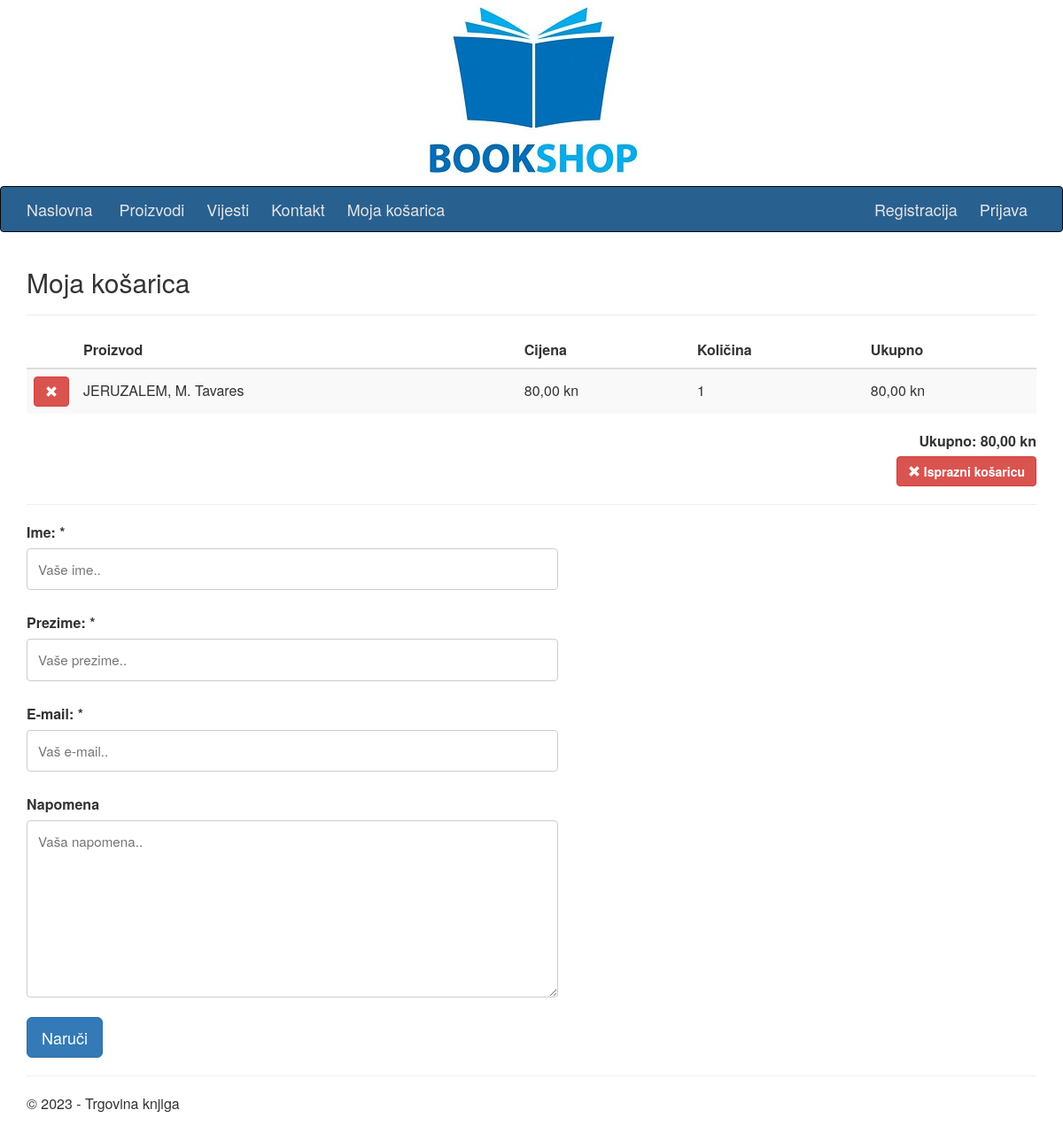
The app's page /index.php?pg=10&act=2&id=3 with its own data.
### tables this page shows
CREATE TABLE products (
  id int NOT NULL AUTO_INCREMENT,
  title varchar(255) NOT NULL,
  price numeric(10,2) not null,
  description text NOT NULL,
  img varchar(255),
  active enum('Y','N') NOT NULL,
  creator_id int,
  created_at DATETIME NOT NULL DEFAULT CURRENT_TIMESTAMP,
  updated_at DATETIME NOT NULL DEFAULT CURRENT_TIMESTAMP ON UPDATE CURRENT_TIMESTAMP,
  
  FOREIGN KEY (creator_id)
  REFERENCES users(id)
  ON DELETE SET NULL,
  
  PRIMARY KEY (id)
);

### kosarica.php (the view, shortened to what this page needs)
<?php
$act = 1;
if(isset($_GET['act'])) { $act = $_GET['act']; }
?>
<h2><?php print $title ?></h2>
<?php
$brojproizvoda = 0;
if (isset($_SESSION['kosarica']))
{
	$kosaricasession = explode(";", $_SESSION['kosarica']);
	$brojproizvoda = count($kosaricasession);
	if ($brojproizvoda - 1 > 0)
	{
		$brojproizvoda = 0;
		foreach ($kosaricasession as $proizvodi)
		{
			if ($proizvodi!="")
			{
				$proizvod = explode("|", $proizvodi);
				$query  = "SELECT * FROM products";
				$query .= " WHERE active='Y' and id=" . $proizvod[0];
				$result = @mysqli_query($MySQL, $query);
				$rowcount = mysqli_num_rows($result);
				if ($rowcount > 0)
				{
					$brojproizvoda = $brojproizvoda + 1;
				}
			}
		}
		if ($brojproizvoda > 0)
		{
?>
<hr />
	<table class="table table-striped">
        <thead>
          <tr>
            <th scope="col" style="width:50px"></th>
            <th scope="col">Proizvod</th>
            <th scope="col">Cijena</th>
			<th scope="col">Količina</th>
            <th scope="col">Ukupno</th>
          </tr>
        </thead>
        <tbody>
<?php
			$products_pricetotal = 0;
			foreach ($kosaricasession as $proizvodi)
			{
				if ($proizvodi!="")
				{
					$proizvod = explode("|", $proizvodi);
					$query  = "SELECT * FROM products";
					$query .= " WHERE active='Y' and id=" . $proizvod[0];
					$result = @mysqli_query($MySQL, $query);
					$row = @mysqli_fetch_array($result);
					$rowcount = mysqli_num_rows($result);
					if ($rowcount > 0)
					{
						$products_title = $row['title'];
						$products_price = number_format($row['price'], 2, ',', ' ');
						$products_pricetotal = $products_pricetotal + ($row['price']*$proizvod[1]);
						$products_pricesubtotal = number_format($row['price']*$proizvod[1], 2, ',', ' ');
?>
          <tr>
            <td>
              <a onclick="return obrisi();" href="index.php?pg=<?php print $pg ?>&act=4&id=<?php print $proizvod[0] ?>"><button type="button" class="btn btn-danger"><span class="glyphicon glyphicon-remove"></span></button></a>
            </td>
			<td><?php print $products_title ?></td>
            <td><?php print $products_price ?> kn</td>
            <td><?php print $proizvod[1] ?></td>
            <td><?php print $products_pricesubtotal ?> kn</td>
          </tr>
<?php
					}
				}
			}
?>
        </tbody>
      </table>
	  <div style="text-align:right;font-weight:bold;margin-bottom:5px">Ukupno: <?php print number_format($products_pricetotal, 2, ',', ' '); ?> kn</div>
	  <div class="basket" style="text-align:right"><a href="index.php?pg=10&act=3" class="btn btn-danger"><span class="glyphicon glyphicon-remove"></span> Isprazni košaricu</a></div>
<?php
		}
		else
		{
			$msginfo =  "Vaša košarica je prazna!";
		}
	}
	else
	{
		$msginfo =  "Vaša košarica je prazna!";
	}
}
else
{
	if ($act != 5)
		$msginfo =  "Vaša košarica je prazna!";
}
?>
<hr />
<div>
   <form action="" id="contact_form" name="contact_form" method="POST">
      <label for="fname">Ime: *</label>
      <input type="text" id="fname" name="firstname" value="<?php print $user_active_name ?>" placeholder="Vaše ime.." required>
      <label for="lname">Prezime: *</label>
      <input type="text" id="lname" name="lastname" value="<?php print $user_active_lastname ?>" placeholder="Vaše prezime.." required>
      <label for="email">E-mail: *</label>
      <input type="email" id="email" name="email" value="<?php print $user_active_email ?>" placeholder="Vaš e-mail.." required>
      <label for="note">Napomena</label>
      <textarea id="note" name="note" placeholder="Vaša napomena.." style="height:200px"></textarea>
      <input type="submit" class="btn btn-primary btn-lg" <?php ($brojproizvoda == 0 ? print "disabled" : "") ?> value="Naruči">
   </form>
</div>

### css/Site.css (style rules this page uses)
table.table-striped tr > td { vertical-align: middle; }
div.admin div.details, label { margin-top: 10px; margin-bottom: 0px; }
label { display: block; }
input[type=text], input[type=email], input[type=password], input[type=file], select, textarea { min-width: 600px; padding: 12px; border: 1px solid #ccc; border-radius: 4px; box-sizing: border-box; margin-top: 6px; margin-bottom: 16px; font-size: 95%; }
input[type=submit] { display: block; }
.basket .btn { font-weight: bold; }

### records on screen
products: title "JERUZALEM, M. Tavares", price "80,00", proizvod "1"

### other values on screen
$title "Moja košarica"
$products_pricetotal "80,00"
